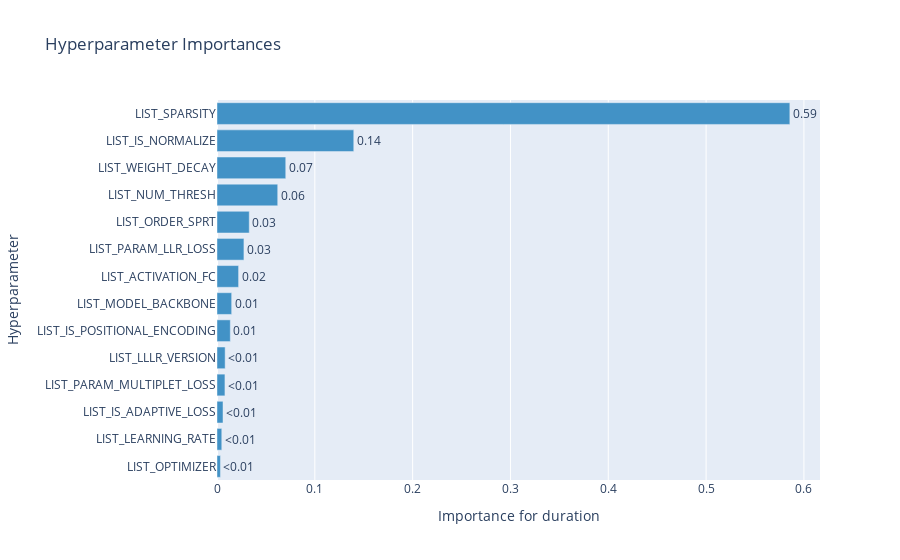

The notebook cell saved with this chart:
### Markdown cell above
## List parameters that affect trial duration

### Code cell
optuna.visualization.plot_param_importances(
    study, 
    target=lambda t: t.duration.total_seconds(), 
    target_name="duration"
)

### Figure 1 — Plotly figure (JSON) as saved in the notebook; plotly's stock layout.template omitted (floating-point values rounded to 4 significant figures)
{"data": [{"cliponaxis": false, "hovertemplate": ["LIST_OPTIMIZER (CategoricalDistribution): 0.0035270795652833026<extra></extra>", "LIST_LEARNING_RATE (FloatDistribution): 0.00488144858167863<extra></extra>", "LIST_IS_ADAPTIVE_LOSS (CategoricalDistribution): 0.00615651389629119<extra></extra>", "LIST_PARAM_MULTIPLET_LOSS (FloatDistribution): 0.008112808471224716<extra></extra>", "LIST_LLLR_VERSION (CategoricalDistribution): 0.008335833487590061<extra></extra>", "LIST_IS_POSITIONAL_ENCODING (CategoricalDistribution): 0.013613089272242867<extra></extra>", "LIST_MODEL_BACKBONE (CategoricalDistribution): 0.014996509778876899<extra></extra>", "LIST_ACTIVATION_FC (CategoricalDistribution): 0.022067188539562792<extra></extra>", "LIST_PARAM_LLR_LOSS (FloatDistribution): 0.027533008891240662<extra></extra>", "LIST_ORDER_SPRT (IntDistribution): 0.03296945163423107<extra></extra>", "LIST_NUM_THRESH (IntDistribution): 0.06208541212121246<extra></extra>", "LIST_WEIGHT_DECAY (FloatDistribution): 0.0702932285299134<extra></extra>", "LIST_IS_NORMALIZE (CategoricalDistribution): 0.13981472794028363<extra></extra>", "LIST_SPARSITY (CategoricalDistribution): 0.5856136992903683<extra></extra>"], "marker": {"color": "rgb(66,146,198)"}, "orientation": "h", "text": ["<0.01", "<0.01", "<0.01", "<0.01", "<0.01", "0.01", "0.01", "0.02", "0.03", "0.03", "0.06", "0.07", "0.14", "0.59"], "textposition": "outside", "type": "bar", "x": [0.003527, 0.004881, 0.006157, 0.008113, 0.008336, 0.01361, 0.015, 0.02207, 0.02753, 0.03297, 0.06209, 0.07029, 0.1398, 0.5856], "y": ["LIST_OPTIMIZER", "LIST_LEARNING_RATE", "LIST_IS_ADAPTIVE_LOSS", "LIST_PARAM_MULTIPLET_LOSS", "LIST_LLLR_VERSION", "LIST_IS_POSITIONAL_ENCODING", "LIST_MODEL_BACKBONE", "LIST_ACTIVATION_FC", "LIST_PARAM_LLR_LOSS", "LIST_ORDER_SPRT", "LIST_NUM_THRESH", "LIST_WEIGHT_DECAY", "LIST_IS_NORMALIZE", "LIST_SPARSITY"]}], "layout": {"showlegend": false, "title": {"text": "Hyperparameter Importances"}, "xaxis": {"title": {"text": "Importance for duration"}}, "yaxis": {"title": {"text": "Hyperparameter"}}}}
